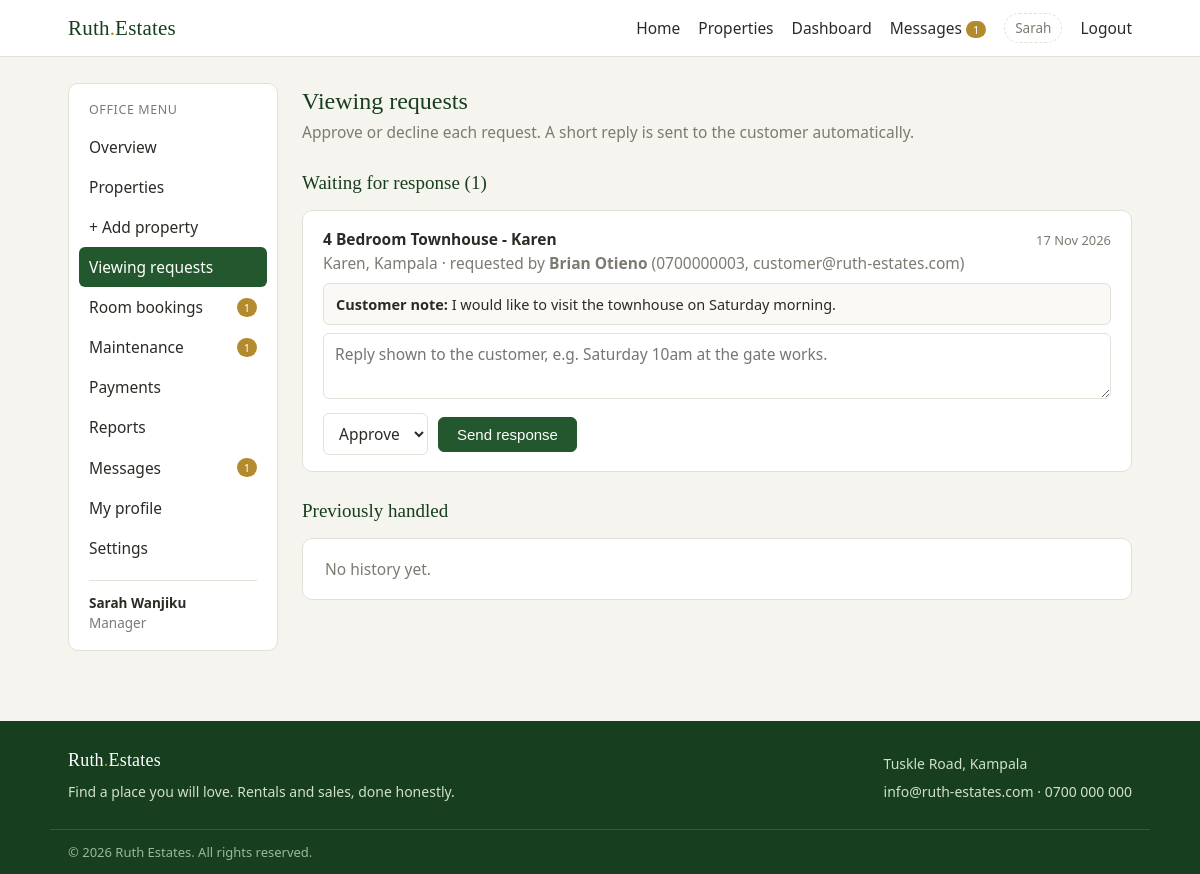
The app's page /manager/inquiries.php (signed in) with its own data.
### tables this page shows
CREATE TABLE inquiries (
  id INT AUTO_INCREMENT PRIMARY KEY,
  property_id INT NOT NULL,
  customer_id INT NOT NULL,
  note TEXT,
  reply TEXT,
  status ENUM('pending','approved','rejected') NOT NULL DEFAULT 'pending',
  created_at TIMESTAMP NOT NULL DEFAULT CURRENT_TIMESTAMP,
  responded_at DATETIME DEFAULT NULL,
  CONSTRAINT fk_inquiry_property FOREIGN KEY (property_id) REFERENCES properties(id) ON DELETE CASCADE,
  CONSTRAINT fk_inquiry_customer FOREIGN KEY (customer_id) REFERENCES users(id) ON DELETE CASCADE
);

CREATE TABLE properties (
  id INT AUTO_INCREMENT PRIMARY KEY,
  title VARCHAR(150) NOT NULL,
  description TEXT NOT NULL,
  property_type ENUM('house','apartment','land','commercial') NOT NULL DEFAULT 'house',
  listed_for ENUM('rent','sale') NOT NULL DEFAULT 'rent',
  price DECIMAL(12,2) NOT NULL DEFAULT 0,
  location VARCHAR(120) NOT NULL,
  bedrooms TINYINT UNSIGNED NOT NULL DEFAULT 0,
  bathrooms TINYINT UNSIGNED NOT NULL DEFAULT 0,
  photo VARCHAR(255) DEFAULT NULL,
  status ENUM('available','taken') NOT NULL DEFAULT 'available',
  manager_id INT DEFAULT NULL,
  created_at TIMESTAMP NOT NULL DEFAULT CURRENT_TIMESTAMP,
  CONSTRAINT fk_property_manager FOREIGN KEY (manager_id) REFERENCES users(id) ON DELETE SET NULL
);

CREATE TABLE users (
  id INT AUTO_INCREMENT PRIMARY KEY,
  name VARCHAR(80) NOT NULL,
  email VARCHAR(120) NOT NULL UNIQUE,
  phone VARCHAR(20) DEFAULT NULL,
  password_hash VARCHAR(255) NOT NULL,
  role ENUM('customer','manager','landlord') NOT NULL DEFAULT 'customer',
  status ENUM('active','blocked') NOT NULL DEFAULT 'active',
  created_at TIMESTAMP NOT NULL DEFAULT CURRENT_TIMESTAMP
);

### includes/functions.php (called while the page is built, shortened)
<?php
function esc($value)
{
    return htmlspecialchars((string) $value, ENT_QUOTES, 'UTF-8');
}
function friendly_date($timestamp)
{
    $timestamp = trim((string) $timestamp);
    return date('j M Y', strtotime($timestamp));
}

### manager/inquiries.php (the view, shortened to what this page needs)
<?php
require_once dirname(__DIR__) . '/config/db.php';
$pending = $pdo->query('SELECT i.*, p.title, p.location, u.name AS customer_name, u.phone AS customer_phone, u.email AS customer_email FROM inquiries i JOIN properties p ON p.id = i.property_id JOIN users u ON u.id = i.customer_id WHERE i.status = "pending" ORDER BY i.created_at ASC')->fetchAll();
$past = $pdo->query('SELECT i.*, p.title, u.name AS customer_name FROM inquiries i JOIN properties p ON p.id = i.property_id JOIN users u ON u.id = i.customer_id WHERE i.status != "pending" ORDER BY i.responded_at DESC LIMIT 15')->fetchAll();
include dirname(__DIR__) . '/includes/header.php';
?>
<div class="dash-layout">
<?php include __DIR__ . '/menu.php'; ?>
<main class="dash-main">
  <h1>Viewing requests</h1>
  <p class="muted">Approve or decline each request. A short reply is sent to the customer automatically.</p>
  <h2 class="section-title-sm">Waiting for response (<?php echo count($pending); ?>)</h2>
  <?php if (!$pending): ?>
    <div class="panel"><p class="muted">Nothing waiting. Well done.</p></div>
  <?php else: ?>
    <?php foreach ($pending as $i): ?>
      <div class="panel inquiry">
        <div class="inquiry-head">
          <div>
            <b><?php echo esc($i['title']); ?></b>
            <p class="muted"><?php echo esc($i['location']); ?> &middot; requested by <b><?php echo esc($i['customer_name']); ?></b> (<?php echo esc($i['customer_phone']); ?>, <?php echo esc($i['customer_email']); ?>)</p>
          </div>
          <div class="inquiry-side"><small class="muted"><?php echo esc(friendly_date($i['created_at'])); ?></small></div>
        </div>
        <p class="note"><b>Customer note:</b> <?php echo nl2br(esc($i['note'])); ?></p>
        <form class="respond" method="post">
          <textarea name="reply" rows="2" placeholder="Reply shown to the customer, e.g. Saturday 10am at the gate works."></textarea>
          <div class="respond-actions">
            <select name="decision">
              <option value="approve">Approve</option>
            </select>
            <button class="btn" type="submit">Send response</button>
          </div>
        </form>
      </div>
    <?php endforeach; ?>
  <?php endif; ?>
  <h2 class="section-title-sm">Previously handled</h2>
  <div class="panel">
    <?php if (!$past): ?>
      <p class="muted">No history yet.</p>
    <?php endif; ?>
  </div>
</main>
</div>
<?php include dirname(__DIR__) . '/includes/footer.php'; ?>

### assets/css/style.css (style rules this page uses)
:root { --green: #23572e; --green-dark: #173e1e; --green-light: #e7f0e7; --cream: #f6f4ef; --ink: #2b2b26; --muted: #7c7a71; --line: #e3e0d7; --danger: #a4322a; --pending: #8a6d1f; --pending-bg: #f5ecd0; }
* { margin: 0; padding: 0; box-sizing: border-box; }
body { font-family: "Segoe UI", Arial, Helvetica, sans-serif; background: var(--cream); color: var(--ink); font-size: 15.5px; line-height: 1.55; overflow-x: hidden; }
h1, h2, h3, .brand { font-family: Georgia, "Times New Roman", serif; font-weight: normal; }
.section-title-sm { margin: 24px 0 12px; color: var(--green-dark); font-size: 19px; }
.muted { color: var(--muted); }
.btn { display: inline-block; background: var(--green); color: #fff; border: 1px solid var(--green); border-radius: 6px; padding: 8px 18px; font-size: 15px; cursor: pointer; text-decoration: none; }
input, select, textarea { width: 100%; padding: 8px 11px; border: 1px solid var(--line); border-radius: 6px; background: #fff; font: inherit; color: var(--ink); }
textarea { resize: vertical; }
.dash-layout { display: flex; gap: 24px; align-items: flex-start; }
.dash-main { flex: 1; min-width: 0; }
.dash-main h1 { font-size: 24px; color: var(--green-dark); }
.dash-main > p.muted { margin-bottom: 16px; }
.panel { background: #fff; border: 1px solid var(--line); border-radius: 10px; padding: 18px 22px; margin-bottom: 20px; }
.inquiry { padding: 16px 20px; }
.inquiry-head { display: flex; justify-content: space-between; gap: 14px; flex-wrap: wrap; margin-bottom: 8px; }
.inquiry-side { text-align: right; }
.note { background: #faf9f5; border: 1px solid var(--line); border-radius: 6px; padding: 9px 12px; margin-bottom: 8px; font-size: 14.5px; }
.respond { display: block; }
.respond textarea { margin-bottom: 8px; }
.respond-actions { display: flex; gap: 10px; align-items: center; }
.respond-actions select { width: auto; }
body { -webkit-text-size-adjust: 100%; }
.btn, button, .nav-toggle { touch-action: manipulation; }

### records on screen
inquiries: property.title "4 Bedroom Townhouse - Karen", property.location "Karen, Kampala", customer.name "Brian Otieno", customer.phone "0700000003", customer.email "customer@ruth-estates.com", created_at "17 Nov 2026", note "I would like to visit the townhouse on Saturday morning."

### other values on screen
$unread "1"
explode(' ', $user['name'])[0] "Sarah"
$label "Overview"
$label "Properties"
$label "+ Add property"
$label "Viewing requests"
$label "Room bookings"
$pendingBookings "1"
$label "Maintenance"
$openMaintenance "1"
$label "Payments"
$label "Reports"
$label "Messages"
$label "My profile"
$label "Settings"
